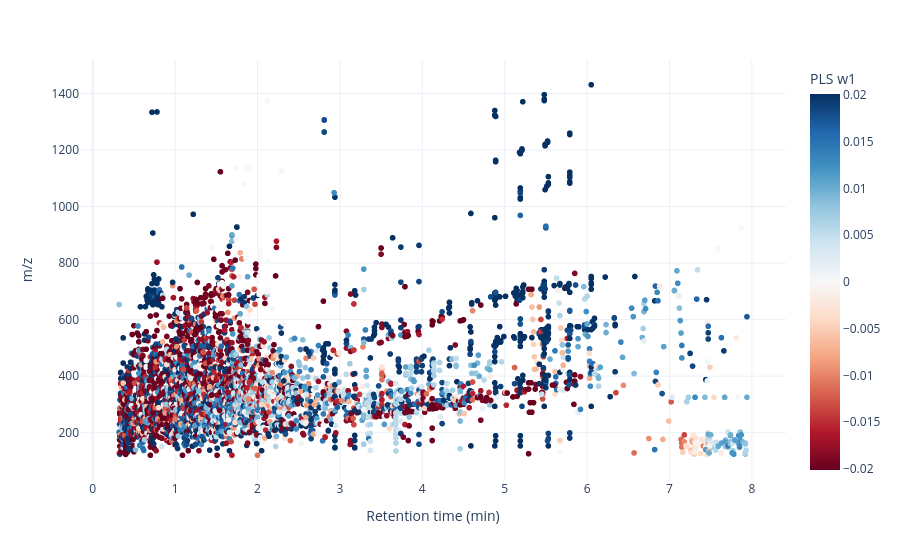

Here is the notebook cell this chart was saved with:
### Markdown cell above
### Weights plot

Features with large positive/negative PLS weights on component 1 drive the separation between M1 and PA14.

### Code cell
fig = px.scatter(featuresData, x='Rt', y='mz',
    color=plsModel['PLS'].x_weights_[:, 0],
    render_mode='webgl',
    color_continuous_scale='RdBu',
    color_continuous_midpoint=0,
    labels={'Rt': 'Retention time (min)', 'mz': 'm/z', 'color': 'PLS w1'},
    template='plotly_white')
fig.show()

### Figure 1 — Plotly figure (JSON) as saved in the notebook; plotly's stock layout.template omitted (floating-point values rounded to 4 significant figures; data arrays with more than 128 entries replaced by an {"elided": "..."} marker saying what was removed)
{"data": [{"hovertemplate": "Retention time (min)=%{x}<br>m/z=%{y}<br>PLS w1=%{marker.color}<extra></extra>", "legendgroup": "", "marker": {"color": {"elided": "4209 float values"}, "coloraxis": "coloraxis", "symbol": "circle"}, "mode": "markers", "name": "", "showlegend": false, "type": "scattergl", "x": {"elided": "4209 float values"}, "xaxis": "x", "y": {"elided": "4209 float values"}, "yaxis": "y"}], "layout": {"coloraxis": {"cmid": 0, "colorbar": {"title": {"text": "PLS w1"}}, "colorscale": [[0, "rgb(103,0,31)"], [0.1, "rgb(178,24,43)"], [0.2, "rgb(214,96,77)"], [0.3, "rgb(244,165,130)"], [0.4, "rgb(253,219,199)"], [0.5, "rgb(247,247,247)"], [0.6, "rgb(209,229,240)"], [0.7, "rgb(146,197,222)"], [0.8, "rgb(67,147,195)"], [0.9, "rgb(33,102,172)"], [1, "rgb(5,48,97)"]]}, "legend": {"tracegroupgap": 0}, "margin": {"t": 60}, "xaxis": {"anchor": "y", "domain": [0, 1], "title": {"text": "Retention time (min)"}}, "yaxis": {"anchor": "x", "domain": [0, 1], "title": {"text": "m/z"}}}}
